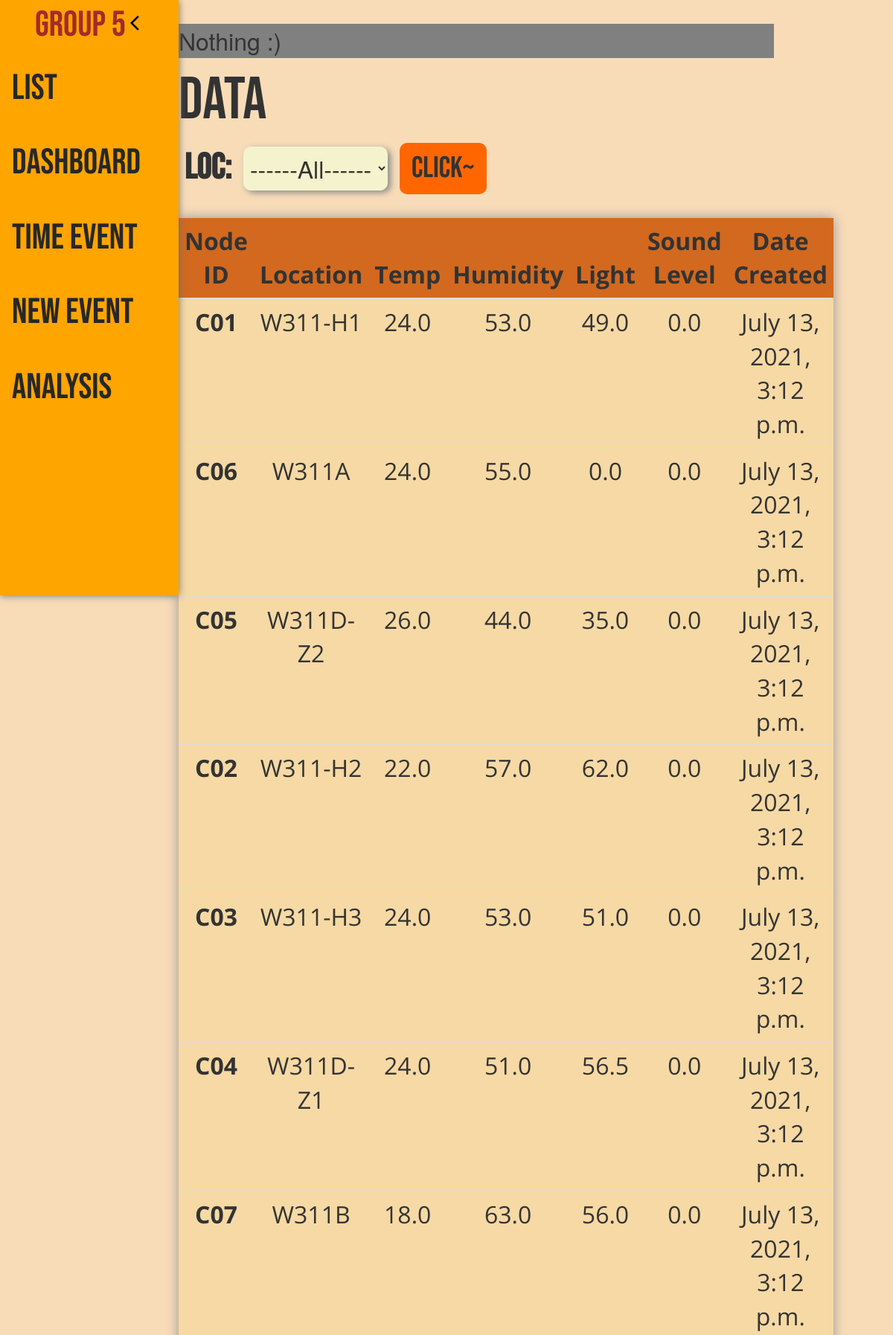
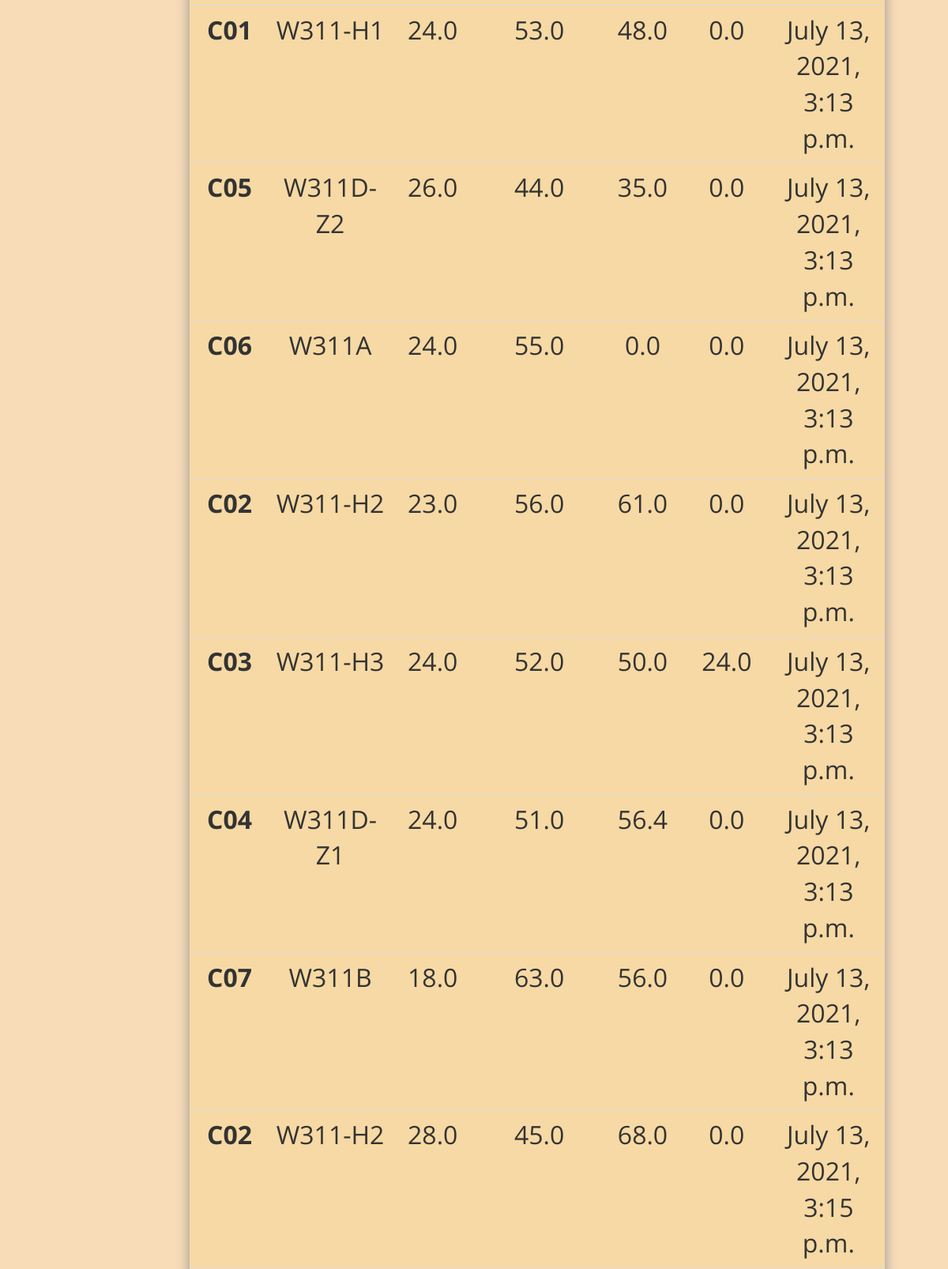
The app's page /data/ (upper part) with its own data (2 pictures, top to bottom).
### CollectData/models.py (models this page shows, shortened)
class Data(models.Model):
    node_id = models.CharField(max_length= 10)
    loc = models.CharField(max_length=15)
    temp = models.DecimalField(decimal_places = 1, max_digits=5)
    hum = models.DecimalField(decimal_places = 1, max_digits=5)
    light = models.DecimalField(decimal_places = 1, max_digits=5)
    snd = models.DecimalField(decimal_places = 1, max_digits=5)
    date_created = models.DateTimeField(auto_now_add=True)
    class Meta:
        ordering = ['id']

### CollectData/views.py (the view, shortened to what this page needs)
# urls.py: path("", views.index, name="analysis"),
def index(request):
    context = {}
    global data
    p = Paginator(data, 50)
    if request.method == "GET":
        if request.GET.get("page_no"):
            print("GET PAGE NO")
            page_number = request.GET.get("page_no")
            context['page_number'] = page_number
            total_page = p.num_pages
            context['total_page'] = total_page
            page_obj = p.get_page(page_number)
            has_next = page_obj.has_next()
            has_previous = page_obj.has_previous()
            context['has_next'] = has_next
            context["has_previous"] = has_previous
            if has_next:
                context['next_page_number'] = page_obj.next_page_number()
                context['end_index'] = len(page_obj.object_list)
            if has_previous:
                context['previous_page_number'] = page_obj.previous_page_number()
            page_list = []
            for page_record in page_obj:
                record = {}
                record['id'] = page_record.id
                record['node_id'] = page_record.node_id
                record['loc'] = page_record.loc
                record['temp'] = page_record.temp
                record['hum'] = page_record.hum
                record['light'] = page_record.light
                record['snd'] = page_record.snd
                record['date_created'] = page_record.date_created
                page_list.append(record)
            context["page_list"] = page_list
            return JsonResponse(context)
        else:
            form = DataForm()
            context['form'] = form
            data = Data.objects.all()
            p = Paginator(data, 50)
        page_number = 1
        context['page_number'] = page_number
        total_page = p.num_pages
        context['total_page'] = total_page
        page_obj = p.get_page(page_number)
        has_next = page_obj.has_next()
        has_previous = page_obj.has_previous()
        context['has_next'] = has_next
        context["has_previous"] = has_previous
        if has_next:
            context['next_page_number'] = page_obj.next_page_number()
            context['end_index'] = page_obj.end_index()
        if has_previous:
            context['previous_page_number'] = page_obj.previous_page_number()
            context['start_index'] = page_obj.start_index()
        page_list = []
        for page_record in page_obj:
            record = {}
            record['id'] = page_record.id
            record['node_id'] = page_record.node_id
            record['loc'] = page_record.loc
            record['temp'] = page_record.temp
            record['hum'] = page_record.hum
            record['light'] = page_record.light
            record['snd'] = page_record.snd
            record['date_created'] = page_record.date_created
            page_list.append(record)
        context['page_list'] = page_list
        return render(request, "data.html", context = context)

### CollectData/forms.py
class DataForm(ModelForm):
    class Meta: # Attach additional information
        model = Data
        fields = ('loc',)
        data = Data.objects.all()
        venue = []
        for datum in data:
            skip = False
            for item in venue:
                if datum.loc == item:
                    skip = True
                    break
            if not skip:
                venue.append(datum.loc)
        tup = (("null", "------All------"), )
        for item in venue:
            tup = tup + ((item, item),)
        LOC_CHOICES = tup
        widgets = {'loc': forms.Select(choices=LOC_CHOICES)}

### CollectData/templates/data.html (shortened to what this page needs)
{%extends 'base.html'%}
{%block style%}
{%load static%}
<link rel="stylesheet" href="{%static 'css/data.css'%}">
{%endblock%}
{%block content%}
<span class="page-topic">Data</span>
<form method="POST" action="" class="search-location">
  {{form}}
  <button class="myBtn">Click~</button>
</form>
<table class="table">
  <thead class="thead-dark">
    <tr class="table-header">
      <th scope="col" class="table-center">Node ID</th>
      <th scope="col" class="table-center">Location</th>
      <th scope="col" class="table-center">Temp</th>
      <th scope="col" class="table-center">Humidity</th>
      <th scope="col" class="table-center">Light</th>
      <th scope="col" class="table-center">Sound Level</th>
      <th scope="col" class="table-center">Date Created</th>
    </tr>
  </thead>
  <tbody id="myTable-body">
    {%for datum in page_list%}
    <tr class="table-body">
      <th class="table-center" name="{{forloop.counter0}}_node_id">{{datum.node_id}}</th>
      <td class="table-center" name="{{forloop.counter0}}_loc">{{datum.loc}}</td>
      <td class="table-center" name="{{forloop.counter0}}_temp">{{datum.temp}}</td>
      <td class="table-center" name="{{forloop.counter0}}_hum">{{datum.hum}}</td>
      <td class="table-center" name="{{forloop.counter0}}_light">{{datum.light}}</td>
      <td class="table-center" name="{{forloop.counter0}}_snd">{{datum.snd}}</td>
      <td class="table-center" name="{{forloop.counter0}}_date_created">{{datum.date_created}}</td>
    </tr>
    {%endfor%}
  </tbody>
</table>
{%endblock%}

### CollectData/templates/base.html (shortened to what this page needs)
<!doctype html>
<html>
<head>
    {%load static%}
    <link rel="stylesheet" href="{%static 'css/base.css'%}">
    <link rel="stylesheet" href="https://maxcdn.bootstrapcdn.com/bootstrap/3.4.1/css/bootstrap.min.css">
    {%block style%}{%endblock%}
</head>
<body class="body">
    <nav class="nav-bar">
        <ul>
            <a href="{%url 'index'%}">
                <li class="first-item"><span class="hidden-text navbar-title">GROUP 5</span>{%load static%}<img src="{%static 'img/arrow.png'%}" id="arrow"></li>
            </a>
            <a href="{%url 'index'%}">
                <li class="nav-item">L<span class="hidden-text">IST</span></li>
            </a>
            <a href="{%url 'dashboard'%}">
                <li class="nav-item">D<span class="hidden-text">ASHBOARD</span></li>
            </a>
            <a href="{%url 'search'%}">
                <li class="nav-item">T<span class="hidden-text">IME EVENT</span></li>
            </a>
            <a href="{%url 'addEvent'%}">
                <li class="nav-item">N<span class="hidden-text">EW EVENT</span></li>
            </a>
            <a href="{%url 'analysis'%}">
                <li class="nav-item">A<span class="hidden-text">NALYSIS</span></li>
            </a>
        </ul>
    </nav>
    <main class="content">
        <div class="alert-box">
            <span id="alert-content" name="alert-content">Nothing :)</span>
        </div>
        {%block content%}{%endblock%}
    </main>
</body>
</html>

### CollectData/static/css/base.css (style rules this page uses)
:root { --default-font-size: 16px; font-size: var(--default-font-size); }
body { margin: 0; padding: 0; }
.body { background-color: rgb(248, 220, 184); }
.nav-bar { position: fixed; width: 5rem; height: 100vh; background-color: orange; box-shadow: 0 0 10px rgb(110, 110, 110); transition: all 200ms; display: flex; flex-direction: column; align-items: center; }
.nav-bar ul { padding: 0; margin: 0; list-style: none; font-size: 3rem; width: 100%; font-family: 'Bebas Neue', cursive; text-align: center; }
.nav-bar ul a { text-decoration: none; color: rgb(39, 39, 39); }
.nav-item { padding: 1rem; }
.first-item { color:brown; }
.content { padding: 10rem; padding-top: 2rem; margin-left: 5rem; font-size: 2rem; }
.page-topic { font-family: 'Bebas Neue', cursive; font-size: 5rem; }
label { font-family: 'Bebas Neue', cursive; font-size: 3rem; }
select, input { border-radius: 10px; padding: 5px; font-family: 'Open Sans', sans-serif; background-color: #f5f3cd; border: none; box-shadow: 4px 3px 8px rgb(139, 139, 139); }
.myBtn { font-family: 'Bebas Neue', cursive; border-radius: 10px; padding: 0.1rem 1rem; font-size: 2.5rem; transition: all 200ms; background-color: rgb(255, 102, 0); border: none; }
.table-header { background-color: chocolate; }
.table { font-size: 2rem; font-family: 'Open Sans', sans-serif; border: none; box-shadow: 0 0 15px rgb(148, 148, 148); margin: 2rem 0; }
.table > tbody > tr > td, .table > tbody > tr > th, .table > tfoot > tr > td, .table > tfoot > tr > th, .table > thead > tr > td, .table > thead > tr > th { border-color: rgb(77, 77, 77); }
.table-center { text-align: center; }
.table-body { background-color: rgb(246, 217, 164); transition: background-color 200ms; }
.alert-box { background-color: gray; }

### CollectData/static/css/data.css (style rules this page uses)
.search-location { display: flex; }
.search-location > * { margin: 0 0.5rem; }
.search-location > select { margin-top: 5px; margin-bottom: 5px; }

### records on screen
Data: node_id "C01", loc "W311-H1", temp "24.0", hum "53.0", light "49.0", snd "0.0", date_created "July 13, 2021, 3:12 p.m."
Data: node_id "C06", loc "W311A", temp "24.0", hum "55.0", light "0.0", snd "0.0", date_created "July 13, 2021, 3:12 p.m."
Data: node_id "C05", loc "W311D-Z2", temp "26.0", hum "44.0", light "35.0", snd "0.0", date_created "July 13, 2021, 3:12 p.m."
Data: node_id "C02", loc "W311-H2", temp "22.0", hum "57.0", light "62.0", snd "0.0", date_created "July 13, 2021, 3:12 p.m."
Data: node_id "C03", loc "W311-H3", temp "24.0", hum "53.0", light "51.0", snd "0.0", date_created "July 13, 2021, 3:12 p.m."
Data: node_id "C04", loc "W311D-Z1", temp "24.0", hum "51.0", light "56.5", snd "0.0", date_created "July 13, 2021, 3:12 p.m."
Data: node_id "C07", loc "W311B", temp "18.0", hum "63.0", light "56.0", snd "0.0", date_created "July 13, 2021, 3:12 p.m."
Data: node_id "C01", loc "W311-H1", temp "24.0", hum "53.0", light "48.0", snd "0.0", date_created "July 13, 2021, 3:13 p.m."
Data: node_id "C05", loc "W311D-Z2", temp "26.0", hum "44.0", light "35.0", snd "0.0", date_created "July 13, 2021, 3:13 p.m."
Data: node_id "C06", loc "W311A", temp "24.0", hum "55.0", light "0.0", snd "0.0", date_created "July 13, 2021, 3:13 p.m."
Data: node_id "C02", loc "W311-H2", temp "23.0", hum "56.0", light "61.0", snd "0.0", date_created "July 13, 2021, 3:13 p.m."
Data: node_id "C03", loc "W311-H3", temp "24.0", hum "52.0", light "50.0", snd "24.0", date_created "July 13, 2021, 3:13 p.m."
Data: node_id "C04", loc "W311D-Z1", temp "24.0", hum "51.0", light "56.4", snd "0.0", date_created "July 13, 2021, 3:13 p.m."
Data: node_id "C07", loc "W311B", temp "18.0", hum "63.0", light "56.0", snd "0.0", date_created "July 13, 2021, 3:13 p.m."
Data: node_id "C02", loc "W311-H2", temp "28.0", hum "45.0", light "68.0", snd "0.0", date_created "July 13, 2021, 3:15 p.m."
